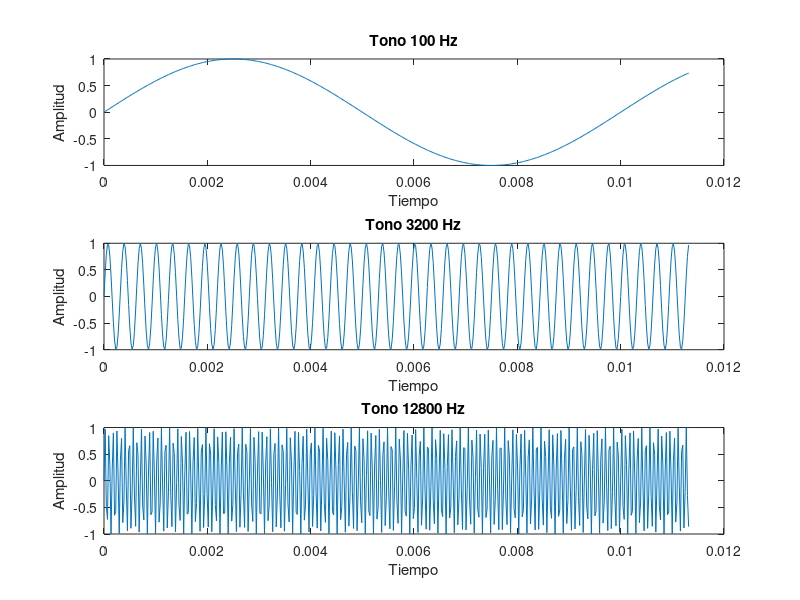
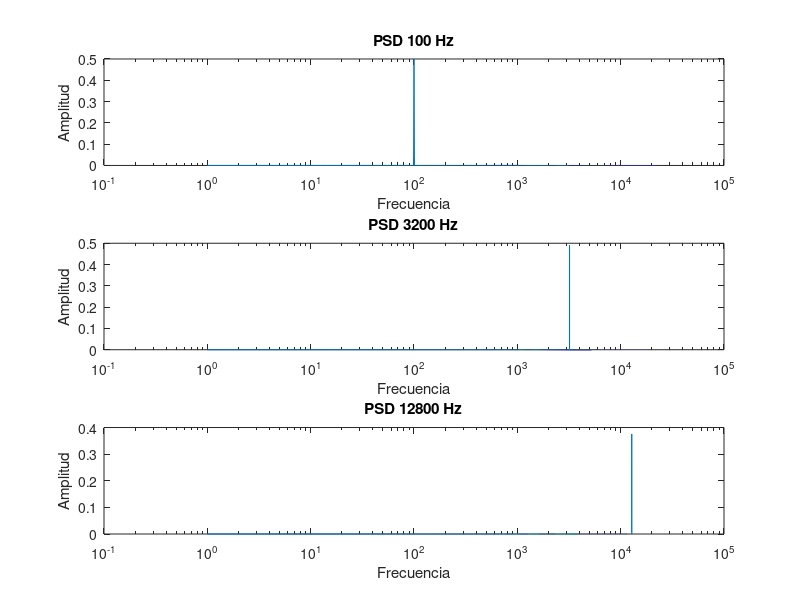

Write the MATLAB code that produced these figures, in order.
%%%%%SINTESIS DE TONOS PUROS%%%%%%%%%%

%% Declaramos la frecuencia de muestreo y el vector de tiempos para todos
%% los tonos

fs=44100;
tiempos=0:1/fs:1;


%%%%%%%%% GENERACION DE TONOS %%%%%%%%
%%%% generamos el tono de 100 HZ
tono100=sin(2*pi*100*tiempos);

%%%% generamos el tono de 3200 HZ
tono3200=sin(2*pi*3200*tiempos);

%%%% generamos el tono de 12800 HZ
tono12800=sin(2*pi*12800*tiempos);


%%%% representamos los tonos (500 muestras)
figure;
subplot(3,1,1);
plot(tiempos(1:500),tono100(1:500));
title('Tono 100 Hz');
xlabel('Tiempo');
ylabel('Amplitud');

subplot(3,1,2);
plot(tiempos(1:500),tono3200(1:500));
title('Tono 3200 Hz');
xlabel('Tiempo');
ylabel('Amplitud');

subplot(3,1,3);
plot(tiempos(1:500),tono12800(1:500));
title('Tono 12800 Hz');
xlabel('Tiempo');
ylabel('Amplitud');



%%%%%%% CALCULO DE ENERGIA Y PSD %%%%%%%%%%%%%

%%Energia y  PSD tono 100 Hz
fourier100=fft(tono100);
energia100=sum(abs(fourier100).^2)/(fs*length(fourier100));
psd100=abs(fourier100.*fourier100)/(fs*length(fourier100));
f100=fs*(0:1:length(fourier100)-1)/length(fourier100);


%%Energia y  PSD tono 3200 Hz
fourier3200=fft(tono3200);
energia3200=sum(abs(fourier3200).^2)/(fs*length(fourier3200));
psd3200=abs(fourier3200.*fourier3200)/(fs*length(fourier3200));
f3200=fs*(0:1:length(fourier3200)-1)/length(fourier3200);

%%Energia y  PSD tono 12800 Hz
fourier12800=fft(tono12800);
energia12800=sum(abs(fourier12800).^2)/(fs*length(fourier12800));
psd12800=abs(fourier12800.*fourier12800)/(fs*length(fourier12800));
f12800=fs*(0:1:length(fourier12800)-1)/length(fourier12800);

%% Representacion de las PSDs
figure;
subplot(3,1,1);
semilogx(f100(1:(length(fourier100)+1)/2),2*psd100(1:(length(fourier100)+1)/2));
title('PSD 100 Hz');
xlabel('Frecuencia');
ylabel('Amplitud');

subplot(3,1,2);
semilogx(f3200(1:(length(fourier3200)+1)/2),2*psd3200(1:(length(fourier3200)+1)/2));
title('PSD 3200 Hz');
xlabel('Frecuencia');
ylabel('Amplitud');

subplot(3,1,3);
semilogx(f12800(1:(length(fourier12800)+1)/2),2*psd12800(1:(length(fourier12800)+1)/2));
title('PSD 12800 Hz');
xlabel('Frecuencia');
ylabel('Amplitud');
